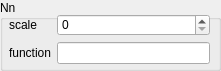
       <widget class="QGroupBox" name="groupBox_14">
        <property name="geometry">
         <rect>
          <x>910</x>
          <y>20</y>
          <width>221</width>
          <height>71</height>
         </rect>
        </property>
        <property name="title">
         <string>Nn</string>
        </property>
        <widget class="QWidget" name="formLayoutWidget_13">
         <property name="geometry">
          <rect>
           <x>9</x>
           <y>14</y>
           <width>201</width>
           <height>50</height>
          </rect>
         </property>
         <layout class="QFormLayout" name="formLayout_13">
          <item row="0" column="0">
           <widget class="QLabel" name="label_72">
            <property name="text">
             <string>scale</string>
            </property>
           </widget>
          </item>
          <item row="1" column="0">
           <widget class="QLabel" name="label_73">
            <property name="text">
             <string>function</string>
            </property>
           </widget>
          </item>
          <item row="0" column="1">
           <widget class="QSpinBox" name="scale5Spin"/>
          </item>
          <item row="1" column="1">
           <widget class="QLineEdit" name="functionNnLine">
            <property name="toolTip">
             <string>Initial flat, low density</string>
            </property>
            <property name="statusTip">
             <string/>
            </property>
           </widget>
          </item>
         </layout>
        </widget>
       </widget>
